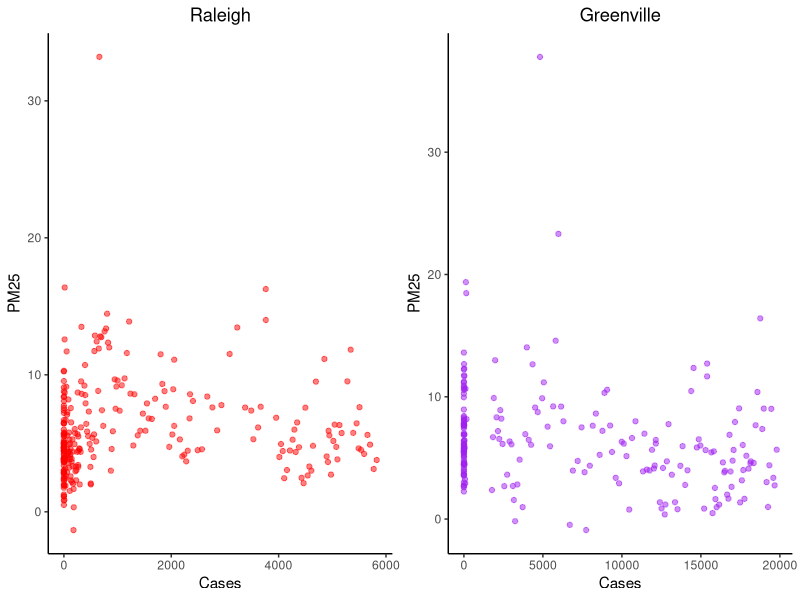
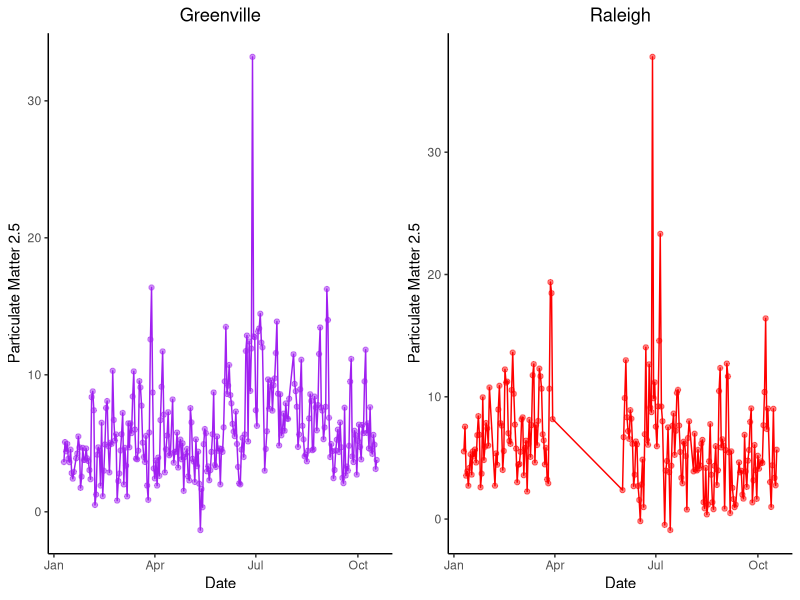
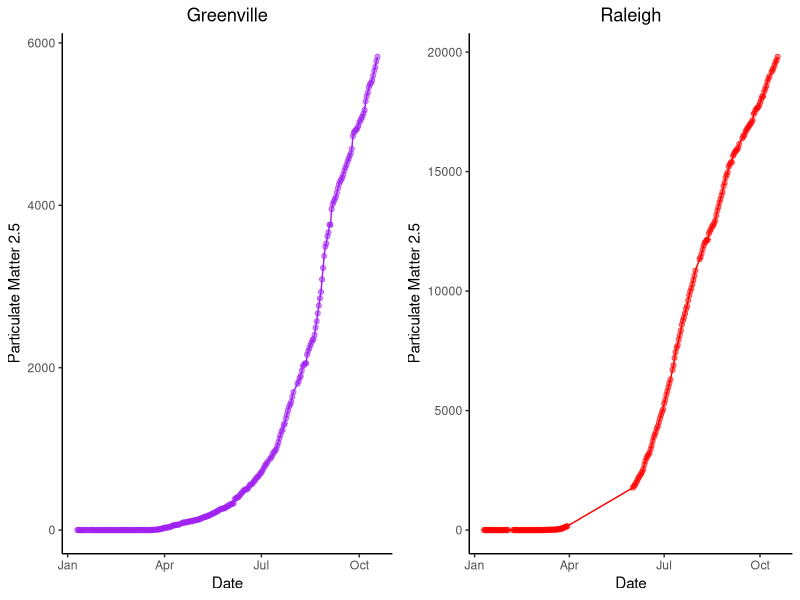

Source code (R) for these figures, in order:
library(tidyverse)
library(gridExtra)


#load in data

Gdat<-read.csv("derived_data/Greenville.Clean.Covid.csv")
Rdat<-read.csv("derived_data/Raleigh.Clean.Covid.csv")

g1 <- Gdat %>% 
  ggplot(aes(x = Cases, y = PM25)) +
  geom_point(alpha = .5, color = "Red") +
  theme(panel.grid.major = element_blank(), panel.grid.minor = element_blank(),
        panel.background = element_blank(), axis.line = element_line(colour = "black")) +
  ggtitle("Raleigh") +
  theme(plot.title = element_text(hjust = 0.5))
g2 <- Rdat %>% 
  ggplot(aes(x = Cases, y = PM25)) +
  geom_point(alpha = .5, color = "Purple") +
  theme(panel.grid.major = element_blank(), panel.grid.minor = element_blank(),
        panel.background = element_blank(), axis.line = element_line(colour = "black"))  +
  ggtitle("Greenville") +
  theme(plot.title = element_text(hjust = 0.5))

Graph1 <- grid.arrange(g1, g2, nrow = 1)
ggsave("derived_graphs/PM25.Vs.Cases.plot.png", plot = Graph1)

g3 <-  Gdat %>% 
  ggplot(aes(x = as.Date(utc, "%Y-%m-%d"), y = PM25)) +
  geom_point(alpha = .5, color = "Purple") +
  geom_line(color = "Purple")  +
  theme(panel.grid.major = element_blank(), panel.grid.minor = element_blank(),
        panel.background = element_blank(), axis.line = element_line(colour = "black")) +
  ggtitle("Greenville") +
  theme(plot.title = element_text(hjust = 0.5)) +
  ylab("Particulate Matter 2.5") +
  xlab("Date")

g4 <-  Rdat %>% 
  ggplot(aes(x = as.Date(utc, "%Y-%m-%d"), y = PM25)) +
  geom_point(alpha = .5, color = "Red") +
  geom_line(color = "Red")  +
  theme(panel.grid.major = element_blank(), panel.grid.minor = element_blank(),
        panel.background = element_blank(), axis.line = element_line(colour = "black")) +
  ggtitle("Raleigh") +
  theme(plot.title = element_text(hjust = 0.5)) +
  ylab("Particulate Matter 2.5") +
  xlab("Date")

Graph2 <- grid.arrange(g3, g4, nrow = 1)
ggsave("derived_graphs/Time.Vs.PM25.plot.png", plot = Graph2)

g5 <- Gdat %>% 
  ggplot(aes(x = as.Date(utc, "%Y-%m-%d"), y = Cases)) +
  geom_point(alpha = .5, color = "Purple") +
  geom_line(color = "Purple")  +
  theme(panel.grid.major = element_blank(), panel.grid.minor = element_blank(),
        panel.background = element_blank(), axis.line = element_line(colour = "black")) +
  ggtitle("Greenville") +
  theme(plot.title = element_text(hjust = 0.5)) +
  ylab("Particulate Matter 2.5") +
  xlab("Date")

g6 <- Rdat %>% 
  ggplot(aes(x = as.Date(utc, "%Y-%m-%d"), y = Cases)) +
  geom_point(alpha = .5, color = "Red") +
  geom_line(color = "Red")  +
  theme(panel.grid.major = element_blank(), panel.grid.minor = element_blank(),
        panel.background = element_blank(), axis.line = element_line(colour = "black")) +
  ggtitle("Raleigh") +
  theme(plot.title = element_text(hjust = 0.5)) +
  ylab("Particulate Matter 2.5") +
  xlab("Date")

Graph3 <- grid.arrange(g5, g6, nrow = 1)
ggsave("derived_graphs/Time.Vs.Cases.plot.png", plot = Graph3)  


